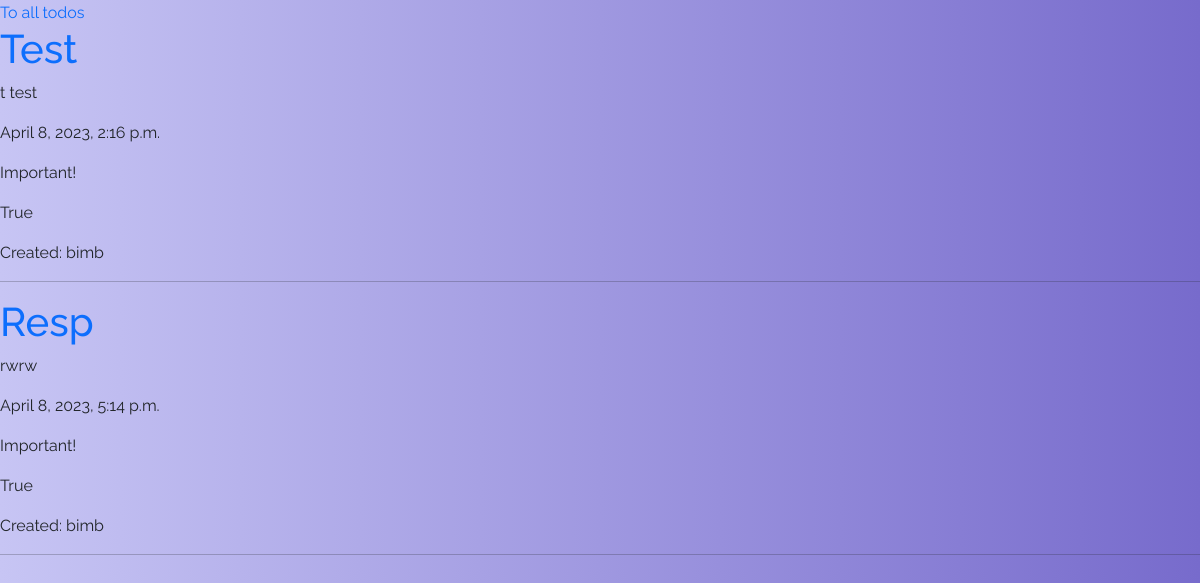
/my_todos/completed_todos (signed in), run on the app's committed database.
### todo/models.py (models this page shows, shortened)
class TodoModel(models.Model):
    title = models.CharField(max_length=200)
    important = models.BooleanField(default=False)
    done = models.BooleanField(default=False)
    description = models.TextField()
    created_at = models.DateTimeField(auto_now_add=True)
    updated_at = models.DateTimeField(auto_now=True)
    photo = models.ImageField(upload_to='photos/%Y/%m/%d/', blank=True)
    user = models.ForeignKey(User, on_delete=models.CASCADE)
    category = models.ForeignKey('CategoryModel', on_delete=models.CASCADE, default=1)
    def get_absolute_url(self):
        return reverse('todo:view_certain_todo', args=[self.pk])

### todo/views.py (the view)
# urls.py: path('my_todos/completed_todos', completed, name='completed'),
def completed(request):
    todos = TodoModel.objects.filter(user=request.user, done=True)
    return render(request, 'todo/completed.html', context={'todos':todos})

### todo/templates/todo/completed.html
{% extends 'base.html' %}
{% block content %}
<a href="{% url 'todo:view_my_todos' %}">To all todos</a>
{% for item in todos %}
<a href="{{ item.get_absolute_url }}"><h1>{{item.title}}</h1></a>
<p>{{item.description|truncatewords:15}}</p>
<p>{{item.created_at}}</p>
{% if item.important %}
<p>Important!</p>
{%endif%}
<p>{{item.done}}</p>
<p>Created: {{item.user.username}}</p>
<hr>
{% endfor %}
{% endblock content %}

### todo/static/css/custom.css (style rules this page uses)
* { box-sizing: border-box; margin: 0; padding: 0; font-family: Raleway, sans-serif; }
body { background: linear-gradient(90deg, #C7C5F4, #776BCC); }
a { text-decoration: none; }

### data on the page
TodoModel: title "Test", description "t test", created_at "April 8, 2023, 2:16 p.m.", important "Important!", done "True", user.username "bimb"
TodoModel: title "Resp", description "rwrw", created_at "April 8, 2023, 5:14 p.m.", important "Important!", done "True", user.username "bimb"
